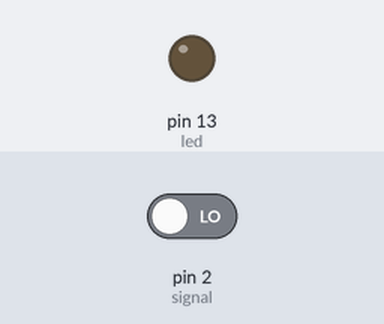
Bench run of a sketch on a simulated Arduino Uno, built with avr-gcc and run on an emulated ATmega328P. Shown: output pins drawn as LEDs (lit = HIGH). The inputs (shaded band) are chosen by the test bench; at power-on: pin 2 (signal) LOW.

Above: at 1.2 s.
1.3 s: pin 2 (signal) driven HIGH
At 1.6 s:
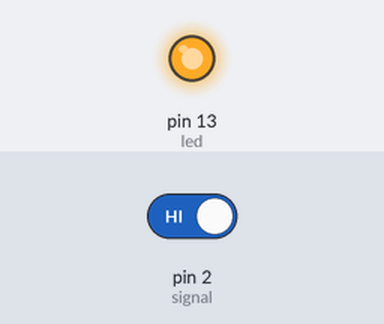
2.8 s: pin 2 (signal) driven LOW
At 4.0 s:
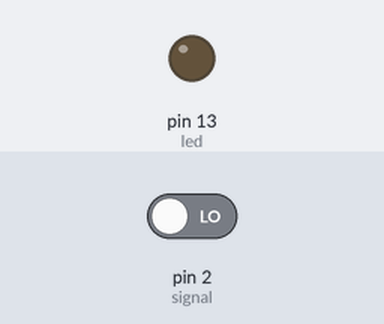
Timing chart, 0 to 5.8 s (numbered marks = the images above; inputs shaded):
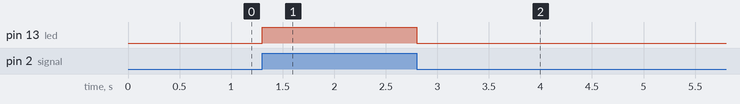

Measured:
- after the input at 1.3 s, pin 13 (led): LOW → HIGH at once
- after the input at 2.8 s, pin 13 (led): HIGH → LOW at once

The sketch:

proximity_detect.ino
```cpp
/*
  Demo sketch to validate that a microcontroller can detect
  our IR proximity sensor.  We are using a resistor divider
  to drop 12V output to 3.3 for an Arduino Due.
*/

// constants
const int signal = 2;
const int led = 13;
int input = 0;

void setup() {
  pinMode(led, OUTPUT);
  pinMode(signal, INPUT);
}

void loop() {
  //Check for signal from input pin.
  input = digitalRead(signal);

  //If HIGH, set led pin to HIGH, if false, set led pin to LOW
  if (input == HIGH){
    digitalWrite(led, HIGH);
  } else {
    digitalWrite(led, LOW);
  }
}
```
